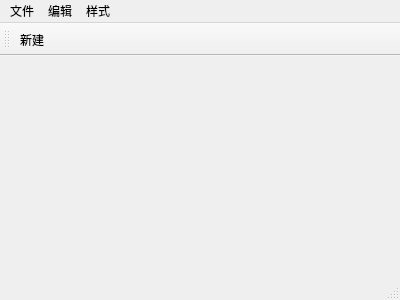
<?xml version="1.0" encoding="UTF-8"?>
<ui version="4.0">
 <class>MainWindow</class>
 <widget class="QMainWindow" name="MainWindow">
  <property name="geometry">
   <rect>
    <x>0</x>
    <y>0</y>
    <width>400</width>
    <height>300</height>
   </rect>
  </property>
  <property name="windowTitle">
   <string>MainWindow</string>
  </property>
  <widget class="QWidget" name="centralWidget"/>
  <widget class="QMenuBar" name="menuBar">
   <property name="geometry">
    <rect>
     <x>0</x>
     <y>0</y>
     <width>400</width>
     <height>26</height>
    </rect>
   </property>
   <widget class="QMenu" name="menu">
    <property name="title">
     <string>文件</string>
    </property>
    <addaction name="actionnew"/>
   </widget>
   <widget class="QMenu" name="menu_2">
    <property name="title">
     <string>编辑</string>
    </property>
   </widget>
   <widget class="QMenu" name="menu_3">
    <property name="title">
     <string>样式</string>
    </property>
    <addaction name="actionfont"/>
    <addaction name="actioncolor"/>
   </widget>
   <addaction name="menu"/>
   <addaction name="menu_2"/>
   <addaction name="menu_3"/>
  </widget>
  <widget class="QToolBar" name="mainToolBar">
   <attribute name="toolBarArea">
    <enum>TopToolBarArea</enum>
   </attribute>
   <attribute name="toolBarBreak">
    <bool>false</bool>
   </attribute>
   <addaction name="actionnew"/>
  </widget>
  <widget class="QStatusBar" name="statusBar"/>
  <action name="actionnew">
   <property name="text">
    <string>新建</string>
   </property>
  </action>
  <action name="actionfont">
   <property name="text">
    <string>字体</string>
   </property>
  </action>
  <action name="actioncolor">
   <property name="text">
    <string>颜色</string>
   </property>
  </action>
 </widget>
 <layoutdefault spacing="6" margin="11"/>
 <resources/>
 <connections/>
</ui>
